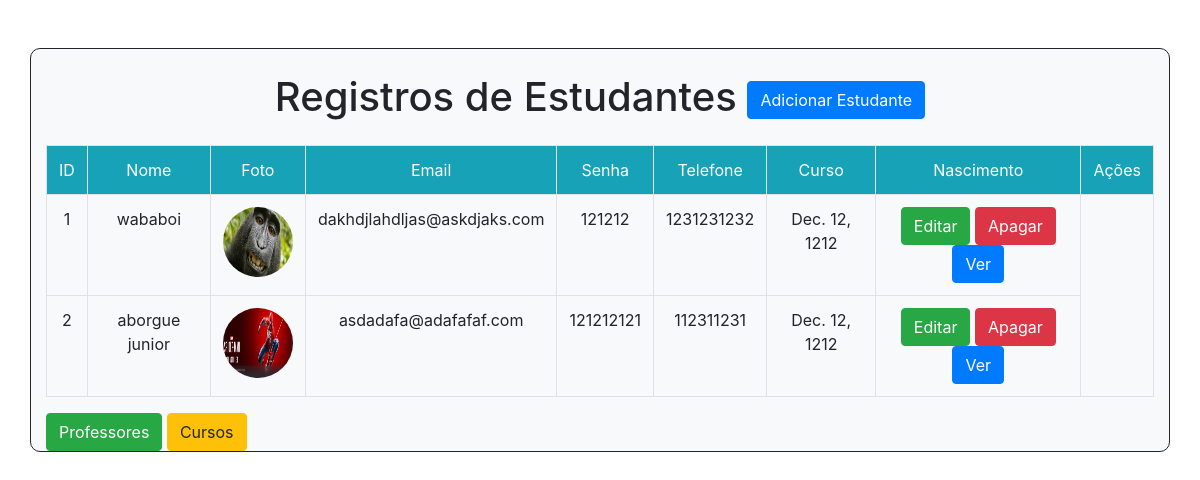
The page / on the database its author committed.
### estudantes/models.py (models this page shows, shortened)
class Estudante(models.Model):
    matricula = models.IntegerField()
    nome = models.CharField(max_length=120)
    telefone = models.CharField(max_length=12)
    email = models.EmailField(unique=True)
    nascimento = models.DateField()
    senha = models.CharField(max_length=16)
    foto = models.ImageField(upload_to = 'fotos/estudantes', null=True)

### estudantes/views.py (the view)
# urls.py: path('', views.listarEstudantes, name='listagem'),
def listarEstudantes(request):
    estudantes = Estudante.objects.all()
    contexto = {
        'listaEst' : estudantes,
    }
    return render(request, 'listagem.html', contexto)

### estudantes/templates/listagem.html (shortened to what this page needs)
<!DOCTYPE html>
<html lang="en">
<head>
    <link rel="stylesheet" href="https://cdn.jsdelivr.net/npm/bootstrap@4.6.1/dist/css/bootstrap.min.css">
</head>
<body>
<div class="container mt-5 bg-light" style="border:1px solid ; background-color:#1111; border-radius: 10px;">
    <h1 class="m-4 text-center">Registros de Estudantes <a href="/adicionar/" class="btn btn-primary">Adicionar Estudante</a></h1>
    <table class="table table-bordered">
        <tr class="bg-info text-white text-center ">
            <td> ID  </td>
            <td> Nome </td>
            <td> Foto  </td>
            <td> Email </td>
            <td> Senha </td>
            <td> Telefone </td>
            <td> Curso</td>
            <td> Nascimento</td>
            <td> Ações </td>
        </tr>
        {% for est in listaEst %}
        <tr class="text-center">
            <td>{{ forloop.counter }}</td>
            <td>{{ est.nome }}</td>
            <td><img src="/medias/{{ est.foto }}"class="rounded-circle" height="70px" width="70px"></td>
            <td>{{ est.email}}</td>
            <td>{{ est.senha}}</td>
            <td>{{ est.telefone}}</td>
            <td>{{ est.nascimento}} </td>
            <td>
                <a href="/editar/{{est.id}}" class="btn btn-success">Editar</a>
                <form method="POST" action="/deletar/{{est.id}}" style="display:inline;">
                    <button type="submit" class="btn btn-danger">Apagar</button>
                </form>
                <a href="/visualizar/{{est.id}}" class="btn btn-primary">Ver</a>
            </td>
        </tr>
    {%endfor%}
    </table>
    <div>
        <a href="academico/listagem/professor" class="btn btn-success">Professores</a>
        <a href="academico/listagem/curso" class="btn btn-warning">Cursos</a>
    </div>
</div>
</body>
</html>

### rows shown on the page
Estudante: nome "wababoi", foto (picture), email "dakhdjlahdljas@askdjaks.com", senha "121212", telefone "1231231232", nascimento "Dec. 12, 1212"
Estudante: nome "aborgue junior", foto (picture), email "asdadafa@adafafaf.com", senha "121212121", telefone "112311231", nascimento "Dec. 12, 1212"
